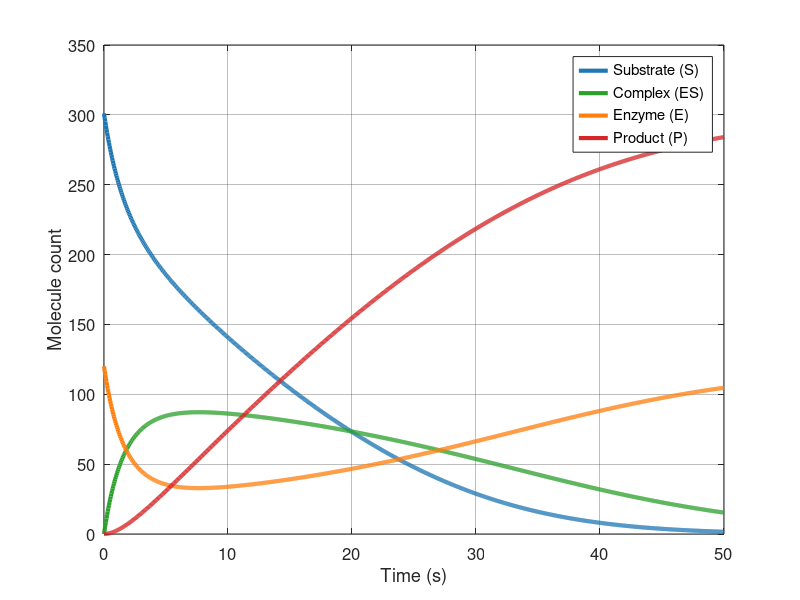

Write the MATLAB code that produced this figure.
function RRE_MM()
    % Constants
    vol = 1e-15;
    n_A = 6.023e23;
    k = [1e6 / (n_A * vol), 1e-4, 1e-1];  % [k1, k2, k3]
    initials = [round(5e-7 * n_A * vol), round(2e-7 * n_A * vol), 0, 0];
    t_end = 50;
    t = linspace(0, t_end, 1000);

    % Solve ODEs
    [t, y] = ode45(@(t,y) michaelis_menten_system(y, k), t, initials);
    results = [t, y];

    % Plot
    figure('Color', 'white');
    plot(results(:,1), results(:,2), 'LineWidth', 3, 'Color', '#1f77b4'); % S
    hold on;
    plot(results(:,1), results(:,4), 'LineWidth', 3, 'Color', '#2ca02c'); % ES
    plot(results(:,1), results(:,3), 'LineWidth', 3, 'Color', '#ff7f0e'); % E
    plot(results(:,1), results(:,5), 'LineWidth', 3, 'Color', '#d62728'); % P
    hold off;
    
    legend({'Substrate (S)', 'Complex (ES)', 'Enzyme (E)', 'Product (P)'}, ...
           'Location', 'best', 'FontSize', 16);
    xlabel('Time (s)', 'FontSize', 14); 
    ylabel('Molecule count', 'FontSize', 14);
    grid on;
    set(gca, 'FontSize', 12, 'GridAlpha', 0.3);
end

function dydt = michaelis_menten_system(y, k)
    % Unpack variables
    s = y(1);  % (S)
    e = y(2);  % (E)
    c = y(3);  % (ES)
    %derivatives
    ds_dt = -k(1) * e * s + k(2) * c;
    de_dt = -k(1) * e * s + (k(2) + k(3)) * c;
    dc_dt =  k(1) * e * s - (k(2) + k(3)) * c;
    dp_dt =  k(3) * c;
    dydt = [ds_dt; de_dt; dc_dt; dp_dt];
end
